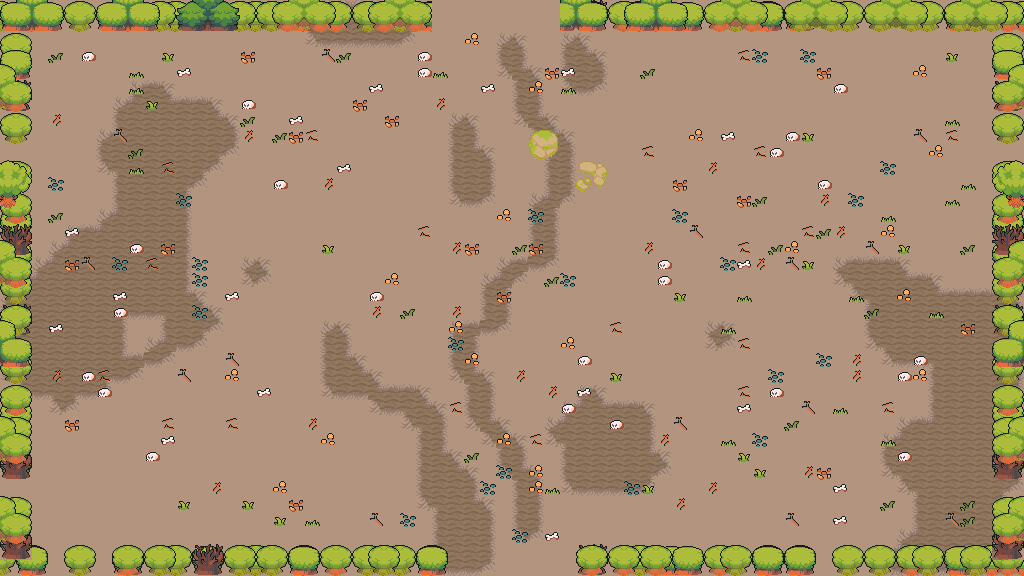

Tiled map render using the project's own tile images. Description and the map definition, with tile-layer contents summarised, below:
An orthogonal 64x36 tile map with 16x16 px tiles, 7 tile layers (floor, ground, path, decor, ...), 8 tilesets and 38 objects (20x prop, 8x spawn, 7x obstacle, 2x door, playerStart).

<map version="1.10" tiledversion="1.11.0" orientation="orthogonal" renderorder="right-down" width="64" height="36" tilewidth="16" tileheight="16" infinite="0" nextlayerid="9" nextobjectid="39">
 <properties>
    <property name="chapter" type="int" value="3" />
    <property name="room" type="int" value="5" />
    <property name="isBossRoom" type="bool" value="false" />
 </properties>
 <tileset firstgid="1" source="ground.tsx" />
 <tileset firstgid="241" source="village.tsx" />
 <tileset firstgid="481" source="house.tsx" />
 <tileset firstgid="1240" source="towers.tsx" />
 <tileset firstgid="1384" source="hole.tsx" />
 <tileset firstgid="1439" source="floordetail.tsx" />
 <tileset firstgid="1519" source="tilefloor.tsx" />
 <tileset firstgid="2091" source="nature.tsx" />
 <layer id="1" name="floor" width="64" height="36">
  <data>[2304 cells, 2304 non-empty, 1 distinct tile ids]</data>
 </layer>
 <layer id="2" name="ground" width="64" height="36">
  <data>[2304 cells, 494 non-empty, 13 distinct tile ids]</data>
 </layer>
 <layer id="3" name="path" width="64" height="36">
  <data>[2304 cells, 77 non-empty, 10 distinct tile ids]</data>
 </layer>
 <layer id="4" name="decor" width="64" height="36">
  <data>[2304 cells, 220 non-empty, 19 distinct tile ids]</data>
 </layer>
 <layer id="5" name="border-back" width="64" height="36">
  <data>[2304 cells, 279 non-empty, 24 distinct tile ids]</data>
 </layer>
 <layer id="6" name="border-mid" width="64" height="36">
  <data>[2304 cells, 294 non-empty, 24 distinct tile ids]</data>
 </layer>
 <layer id="7" name="border-front" width="64" height="36">
  <data>[2304 cells, 158 non-empty, 61 distinct tile ids]</data>
 </layer>
 <objectgroup id="8" name="objects">
  <object id="1" name="playerStart" x="512" y="336"><point /></object>
  <object id="2" name="spawn" x="632" y="352">
   <properties>
    <property name="role" value="chaser" />
    <property name="wave" type="int" value="1" />
    <property name="elite" type="bool" value="false" />
   </properties>
  <point /></object>
  <object id="3" name="spawn" x="376" y="336">
   <properties>
    <property name="role" value="tank" />
    <property name="wave" type="int" value="1" />
    <property name="elite" type="bool" value="false" />
   </properties>
  <point /></object>
  <object id="4" name="spawn" x="464" y="176">
   <properties>
    <property name="role" value="caster" />
    <property name="wave" type="int" value="2" />
    <property name="elite" type="bool" value="false" />
   </properties>
  <point /></object>
  <object id="5" name="spawn" x="600" y="256">
   <properties>
    <property name="role" value="chaser" />
    <property name="wave" type="int" value="2" />
    <property name="elite" type="bool" value="false" />
   </properties>
  <point /></object>
  <object id="6" name="spawn" x="648" y="384">
   <properties>
    <property name="role" value="chaser" />
    <property name="wave" type="int" value="3" />
    <property name="elite" type="bool" value="false" />
   </properties>
  <point /></object>
  <object id="7" name="spawn" x="392" y="392">
   <properties>
    <property name="role" value="tank" />
    <property name="wave" type="int" value="3" />
    <property name="elite" type="bool" value="false" />
   </properties>
  <point /></object>
  <object id="8" name="spawn" x="416" y="256">
   <properties>
    <property name="role" value="tank" />
    <property name="wave" type="int" value="3" />
    <property name="elite" type="bool" value="true" />
   </properties>
  <point /></object>
  <object id="9" name="spawn" x="552" y="208">
   <properties>
    <property name="role" value="splitter" />
    <property name="wave" type="int" value="3" />
    <property name="elite" type="bool" value="false" />
   </properties>
  <point /></object>
  <object id="10" name="door" x="512" y="568"><point /></object>
  <object id="11" name="door" x="504" y="8"><point /></object>
  <object id="12" name="obstacle" x="0" y="544" width="448" height="32">
   <properties>
    <property name="kind" value="edge" />
   </properties>
  </object>
  <object id="13" name="obstacle" x="576" y="544" width="448" height="32">
   <properties>
    <property name="kind" value="edge" />
   </properties>
  </object>
  <object id="14" name="obstacle" x="0" y="0" width="432" height="32">
   <properties>
    <property name="kind" value="edge" />
   </properties>
  </object>
  <object id="15" name="obstacle" x="560" y="0" width="464" height="32">
   <properties>
    <property name="kind" value="edge" />
   </properties>
  </object>
  <object id="16" name="obstacle" x="0" y="32" width="32" height="512">
   <properties>
    <property name="kind" value="edge" />
   </properties>
  </object>
  <object id="17" name="obstacle" x="992" y="32" width="32" height="512">
   <properties>
    <property name="kind" value="edge" />
   </properties>
  </object>
  <object id="18" name="obstacle" x="80" y="336" width="48" height="16">
   <properties>
    <property name="kind" value="wall" />
   </properties>
  </object>
  <object id="19" name="prop" x="256" y="304" width="32" height="32">
   <properties>
    <property name="key" value="tree-dead" />
   </properties>
  </object>
  <object id="20" name="prop" x="288" y="304" width="32" height="32">
   <properties>
    <property name="key" value="tree-pine" />
   </properties>
  </object>
  <object id="21" name="prop" x="272" y="336" width="32" height="32">
   <properties>
    <property name="key" value="tree-mossy" />
   </properties>
  </object>
  <object id="22" name="prop" x="304" y="336" width="32" height="32">
   <properties>
    <property name="key" value="tree-mossy-alt" />
   </properties>
  </object>
  <object id="23" name="prop" x="576" y="112" width="48" height="32">
   <properties>
    <property name="key" value="broken-wall-arch" />
   </properties>
  </object>
  <object id="24" name="prop" x="656" y="112" width="16" height="16">
   <properties>
    <property name="key" value="stump-mossy" />
   </properties>
  </object>
  <object id="25" name="prop" x="592" y="48" width="26" height="32">
   <properties>
    <property name="key" value="stone-tower-ruined" />
   </properties>
  </object>
  <object id="26" name="prop" x="624" y="192" width="16" height="22">
   <properties>
    <property name="key" value="pillar-stump" />
   </properties>
  </object>
  <object id="27" name="prop" x="392" y="168" width="32" height="32">
   <properties>
    <property name="key" value="tree-dead" />
   </properties>
  </object>
  <object id="28" name="prop" x="272" y="80" width="16" height="16">
   <properties>
    <property name="key" value="bush-dark" />
   </properties>
  </object>
  <object id="29" name="prop" x="288" y="208" width="16" height="16">
   <properties>
    <property name="key" value="bush-green" />
   </properties>
  </object>
  <object id="30" name="prop" x="192" y="96" width="16" height="16">
   <properties>
    <property name="key" value="grass-tall" />
   </properties>
  </object>
  <object id="31" name="prop" x="398" y="430" width="26" height="32">
   <properties>
    <property name="key" value="stone-tower-ruined" />
   </properties>
  </object>
  <object id="32" name="prop" x="64" y="496" width="16" height="16">
   <properties>
    <property name="key" value="bush-light" />
   </properties>
  </object>
  <object id="33" name="prop" x="336" y="304" width="16" height="16">
   <properties>
    <property name="key" value="bush-green" />
   </properties>
  </object>
  <object id="34" name="prop" x="48" y="496" width="16" height="16">
   <properties>
    <property name="key" value="bush-light" />
   </properties>
  </object>
  <object id="35" name="prop" x="959" y="424" width="16" height="16">
   <properties>
    <property name="key" value="stump-mossy" />
   </properties>
  </object>
  </objectgroup>
</map>
<!-- 3 of 38 objects omitted -->
